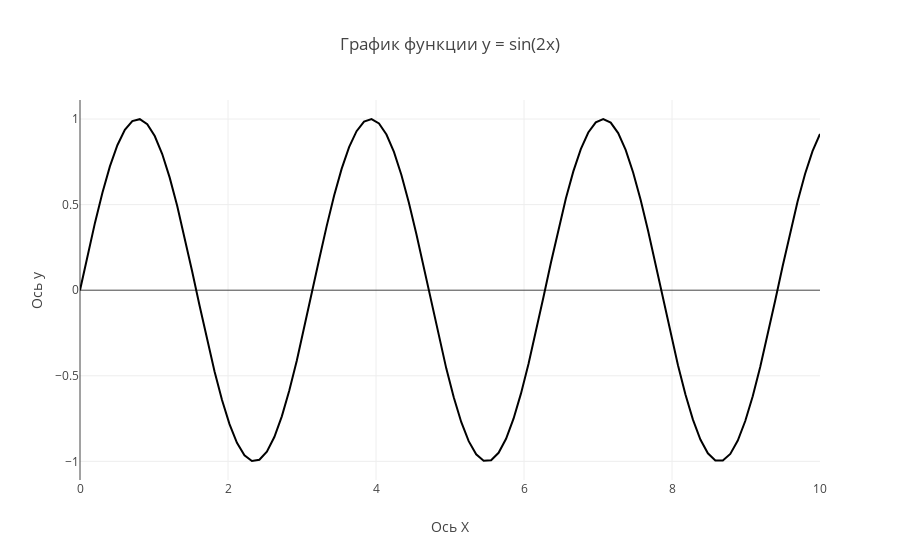

Notebook cell for this chart:
### Code cell
trace1 = go.Line(x=x_lab, y=f_lab, mode="lines", marker={'color': 'black'})
                                               
data=[trace1]
layout=go.Layout(title="График функции y = sin(2x)", xaxis={'title':'Ось X'}, yaxis={'title':'Ось y'})
figure=go.Figure(data=data, layout=layout)

iplot(figure, show_link=False)
